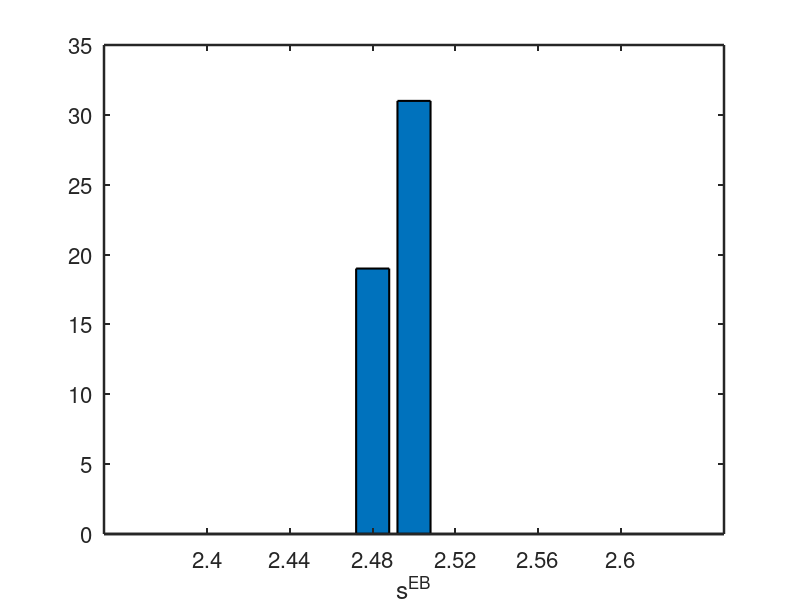

MATLAB code for this plot: (Note: this script raises an error after producing the figure.)
load data_variable_variance sol_KF sol_MLE  MLE_ave_err_s KF_ave_err_s
axesfontsize=16;
axeslinewidth=1.8;
linelinewidth=1.8;
patchlinewidth=1.5;
set(0,'defaultaxesfontsize',axesfontsize,'defaultaxeslinewidth',axeslinewidth,...
    'defaultlinelinewidth',linelinewidth,'defaultpatchlinewidth',patchlinewidth)
figure
hist_ax=2.4:0.02:2.6;
temp=hist(sol_MLE(:,1),hist_ax);
bar(hist_ax,temp)
set(gca,'XTick',2.4:0.04:2.6);
xlabel('s^{EB}');
h=gcf;
myprint('hist_EB_s_variable_coeff',h)

figure
hist_ax=0.85:0.05:1.2;
temp=hist(sol_KF(:,1),hist_ax);
bar(hist_ax,temp)
set(gca,'XTick',0.85:0.05:1.2);
xlabel('s^{KF}');
h=gcf;
myprint('hist_KF_s_variable_coeff',h);
